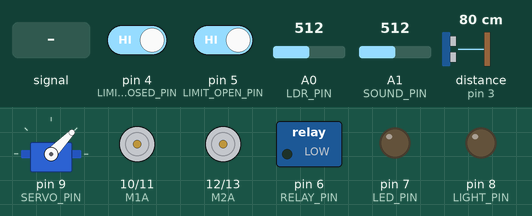
A sketch run on a simulated Arduino Uno, built with avr-gcc and run on an emulated ATmega328P. Shown: servo, motor-driver pin pairs drawn as motors (green arrow = first pin HIGH = forward, orange = second pin HIGH = backward, longer = more drive), switched loads named in the sketch (green lamp = pin HIGH), output pins drawn as LEDs (lit = HIGH). Wiring (inferred from the names in the program): ultrasonic range finder: trigger pin 2; echo pin 3. Inputs (shaded band) come from the test bench; at power-on: distance to the obstacle (sensor on pin 3) 80 cm, A0 (LDR_PIN) = 512, pin 4 (LIMIT_CLOSED_PIN) HIGH, pin 5 (LIMIT_OPEN_PIN) HIGH, A1 (SOUND_PIN) = 512. The echo pulse lasts 58.3 µs per cm; pins used as bus, display or sensor lines are not drawn; what the sketch prints to the serial monitor is not drawn.

Above: at 1.2 s.
1.3 s: A1 (SOUND_PIN) fed a 200 Hz sine of ±81 counts around its level
At 3.5 s:
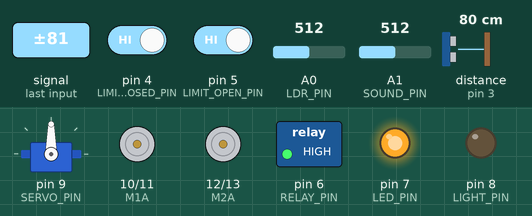
4.3 s: distance to the obstacle (sensor on pin 3) set to 96 cm
6.8 s: distance to the obstacle (sensor on pin 3) set to 105 cm
At 8.59 s:
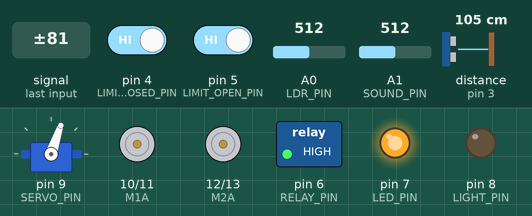
9.8 s: A0 (LDR_PIN) set to 397
11.9 s: A0 (LDR_PIN) set to 382
At 12.2 s:
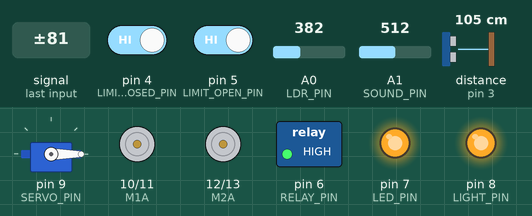
13.4 s: distance to the obstacle (sensor on pin 3) set to 2 cm
At 15.6 s:
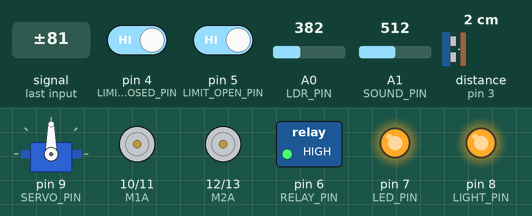
Timing chart, 0 to 17.1 s (numbered marks = the images above; inputs shaded):
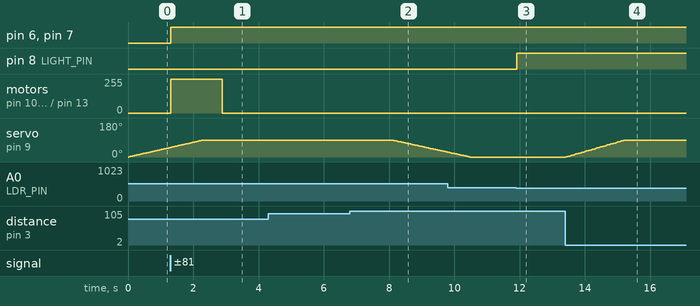

The sketch:

NexoSmartHome.ino
```cpp
/* NEXO Smart Home — Arduino UNO reference firmware.
   Serial: 115200 baud, newline-delimited JSON. See README for wiring and safety.
   The gate position is TIME-ESTIMATED (there are no gate limit switches).
   Adjust GATE_TRAVEL_MS and sound calibration before connecting a physical gate.
*/
#include <Servo.h>

const byte TRIG_PIN = 2, ECHO_PIN = 3;
const byte LIMIT_CLOSED_PIN = 4, LIMIT_OPEN_PIN = 5;
const byte RELAY_PIN = 6, LED_PIN = 7, LIGHT_PIN = 8;
const byte SERVO_PIN = 9;
const byte M1A = 10, M1B = 11, M2A = 12, M2B = 13;
const byte LDR_PIN = A0, SOUND_PIN = A1;
const unsigned long GATE_TRAVEL_MS = 1600; // calibrate for your mechanism
const int LDR_DARK_THRESHOLD = 390;
const int SOUND_PEAK_AT_100 = 250; // calibrate using actual mic readings

Servo doorServo;
int detectionRange = 100, soundThreshold = 58;
int servoAngle = 0, ldr = 0, soundLevel = 0;
long distanceCm = 300;
bool detected = false, alarmActive = false, lights = false;
bool buzzer = false, relayOn = false;
unsigned long lastSeen = 0, buzzerUntil = 0, lastTelemetry = 0, lastServo = 0;
unsigned long gateUpdated = 0;
float gateProgress = 0; // estimate, NOT a measured gate position
char commandBuffer[120]; byte commandLength = 0;

int commandNumber(const char* text, const char* key, int fallback) {
  const char* field = strstr(text, key);
  if (!field) return fallback;
  const char* colon = strchr(field, ':');
  return colon ? atoi(colon + 1) : fallback;
}
void motors(int direction) {
  //  1 = descend, -1 = ascend, 0 = stop. External motor power is required.
  digitalWrite(M1A, direction == 1); digitalWrite(M1B, direction == -1);
  digitalWrite(M2A, direction == 1); digitalWrite(M2B, direction == -1);
}
void handleCommand(const char* line) {
  if (strstr(line, "\"reset\"")) {
    alarmActive = false;
    gateUpdated = millis();
  }
  if (strstr(line, "\"config\"")) {
    detectionRange = constrain(commandNumber(line, "\"detectionRange\"", detectionRange), 40, 180);
    soundThreshold = constrain(commandNumber(line, "\"soundThreshold\"", soundThreshold), 25, 90);
  }
}
void readCommands() {
  while (Serial.available()) {
    char c = Serial.read();
    if (c == '\n') { commandBuffer[commandLength] = 0; handleCommand(commandBuffer); commandLength = 0; }
    else if (c != '\r' && commandLength < sizeof(commandBuffer)-1) commandBuffer[commandLength++] = c;
    else if (commandLength >= sizeof(commandBuffer)-1) commandLength = 0;
  }
}
void publishTelemetry(const char* gateState, bool motorMoving) {
  Serial.print(F("{\"distanceCm\":")); Serial.print(distanceCm);
  Serial.print(F(",\"ldr\":")); Serial.print(ldr);
  Serial.print(F(",\"sound\":")); Serial.print(soundLevel);
  Serial.print(F(",\"detected\":")); Serial.print(detected ? F("true") : F("false"));
  Serial.print(F(",\"openLimit\":")); Serial.print(digitalRead(LIMIT_OPEN_PIN) == LOW ? F("true") : F("false"));
  Serial.print(F(",\"closedLimit\":")); Serial.print(digitalRead(LIMIT_CLOSED_PIN) == LOW ? F("true") : F("false"));
  Serial.print(F(",\"servoAngle\":")); Serial.print(servoAngle);
  Serial.print(F(",\"lights\":")); Serial.print(lights ? F("true") : F("false"));
  Serial.print(F(",\"buzzer\":")); Serial.print(buzzer ? F("true") : F("false"));
  Serial.print(F(",\"relay\":")); Serial.print(relayOn ? F("true") : F("false"));
  Serial.print(F(",\"alarm\":")); Serial.print(alarmActive ? F("true") : F("false"));
  Serial.print(F(",\"motor1\":")); Serial.print(motorMoving ? F("true") : F("false"));
  Serial.print(F(",\"motor2\":")); Serial.print(motorMoving ? F("true") : F("false"));
  Serial.print(F(",\"gateProgress\":")); Serial.print(gateProgress, 2);
  Serial.print(F(",\"gateState\":\"")); Serial.print(gateState); Serial.println(F("\"}"));
}
void setup() {
  pinMode(TRIG_PIN, OUTPUT); pinMode(ECHO_PIN, INPUT);
  pinMode(LIMIT_CLOSED_PIN, INPUT_PULLUP); pinMode(LIMIT_OPEN_PIN, INPUT_PULLUP);
  pinMode(RELAY_PIN, OUTPUT); pinMode(LED_PIN, OUTPUT); pinMode(LIGHT_PIN, OUTPUT);
  pinMode(M1A, OUTPUT); pinMode(M1B, OUTPUT); pinMode(M2A, OUTPUT); pinMode(M2B, OUTPUT);
  motors(0); digitalWrite(RELAY_PIN, LOW);
  doorServo.attach(SERVO_PIN); doorServo.write(0);
  Serial.begin(115200);
  gateUpdated = millis();
}
void loop() {
  readCommands();
  unsigned long now = millis();
  digitalWrite(TRIG_PIN, LOW); delayMicroseconds(2);
  digitalWrite(TRIG_PIN, HIGH); delayMicroseconds(10); digitalWrite(TRIG_PIN, LOW);
  unsigned long duration = pulseIn(ECHO_PIN, HIGH, 18000);
  distanceCm = duration ? constrain((long)(duration / 58), 2, 300) : 300;
  detected = distanceCm <= detectionRange;
  if (detected) { if (now - lastSeen > 700) buzzerUntil = now + 450; lastSeen = now; }
  bool openDoor = detected || now - lastSeen < 1300;
  // FC1/FC2 are physically read for telemetry. Servo angle is commanded, not measured.
  if (now - lastServo >= 15) {
    lastServo = now;
    if (openDoor && servoAngle < 90) servoAngle++;
    else if (!openDoor && servoAngle > 0) servoAngle--;
    doorServo.write(servoAngle);
  }
  ldr = analogRead(LDR_PIN);
  lights = ldr < LDR_DARK_THRESHOLD;
  digitalWrite(LIGHT_PIN, lights ? HIGH : LOW);

  // Peak-to-peak analog envelope rather than raw DC bias (typical microphone modules).
  int low = 1023, high = 0;
  unsigned long windowStart = millis();
  while (millis() - windowStart < 18) {
    int sample = analogRead(SOUND_PIN);
    if (sample < low) low = sample;
    if (sample > high) high = sample;
  }
  soundLevel = constrain((high - low) * 100 / SOUND_PEAK_AT_100, 0, 100);
  if (soundLevel >= soundThreshold) alarmActive = true; // latched until reset
  digitalWrite(LED_PIN, alarmActive ? HIGH : LOW);
  buzzer = alarmActive || now < buzzerUntil;
  relayOn = buzzer;
  digitalWrite(RELAY_PIN, relayOn ? HIGH : LOW); // invert for active-LOW relay boards

  // Timed travel: stop both motors on completion; never hold motors energized.
  float delta = (float)(now - gateUpdated) / GATE_TRAVEL_MS;
  gateUpdated = now;
  gateProgress = constrain(gateProgress + (alarmActive ? delta : -delta), 0.0f, 1.0f);
  bool descending = alarmActive && gateProgress < 1;
  bool ascending = !alarmActive && gateProgress > 0;
  motors(descending ? 1 : ascending ? -1 : 0);
  const char* gateState = descending ? "Descendiendo" : ascending ? "Ascendiendo" : alarmActive ? "Desplegada" : "Levantada";
  if (now - lastTelemetry >= 150) {
    lastTelemetry = now;
    publishTelemetry(gateState, descending || ascending);
  }
}
```

Measured:
- the behaviour switches between 100 and 101 cm on distance to the obstacle (sensor on pin 3) (found by bisection; images 1 and 2)
- the behaviour switches between 390 and 389 on A0 (LDR_PIN) (found by bisection; images 2 and 3)
- after the input at 1.3 s, pin 6 (RELAY_PIN), pin 7 (LED_PIN): LOW → HIGH at once; motor on pin 10 (M1A) / pin 11 (M1B), motor on pin 12 (M2A) / pin 13 (M2B): stopped → forward 255/255 at once, → stopped 1.6 s later
- after the input at 4.3 s, every drawn part: stays the same
- after the input at 6.8 s, servo on pin 9 (SERVO_PIN): moves from 90° to 26° over 1.7 s, starting after 1.3 s
- after the input at 11.9 s, pin 8 (LIGHT_PIN): LOW → HIGH at once
- after the input at 13.4 s, servo on pin 9 (SERVO_PIN): moves from 0° to 90° over 1.8 s, starting at once
